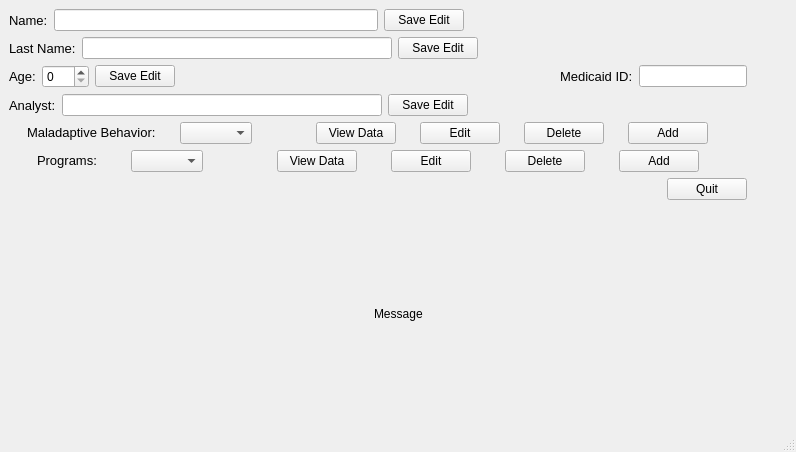
<?xml version="1.0" encoding="UTF-8"?>
<ui version="4.0">
 <class>MainWindow</class>
 <widget class="QMainWindow" name="MainWindow">
  <property name="geometry">
   <rect>
    <x>0</x>
    <y>0</y>
    <width>796</width>
    <height>452</height>
   </rect>
  </property>
  <property name="windowTitle">
   <string>Edit Data Kid View</string>
  </property>
  <widget class="QWidget" name="centralwidget">
   <layout class="QVBoxLayout" name="verticalLayout_3">
    <item>
     <layout class="QHBoxLayout" name="horizontalLayout">
      <item>
       <widget class="QLabel" name="label">
        <property name="font">
         <font>
          <pointsize>10</pointsize>
         </font>
        </property>
        <property name="text">
         <string>Name:</string>
        </property>
       </widget>
      </item>
      <item>
       <widget class="QLineEdit" name="kidName_lineEdit">
        <property name="font">
         <font>
          <pointsize>9</pointsize>
         </font>
        </property>
        <property name="readOnly">
         <bool>false</bool>
        </property>
       </widget>
      </item>
      <item>
       <widget class="QPushButton" name="edit_name">
        <property name="sizePolicy">
         <sizepolicy hsizetype="Minimum" vsizetype="Fixed">
          <horstretch>0</horstretch>
          <verstretch>0</verstretch>
         </sizepolicy>
        </property>
        <property name="maximumSize">
         <size>
          <width>16777215</width>
          <height>16777215</height>
         </size>
        </property>
        <property name="font">
         <font>
          <pointsize>9</pointsize>
         </font>
        </property>
        <property name="focusPolicy">
         <enum>Qt::NoFocus</enum>
        </property>
        <property name="text">
         <string>Save Edit</string>
        </property>
        <property name="iconSize">
         <size>
          <width>20</width>
          <height>20</height>
         </size>
        </property>
       </widget>
      </item>
      <item>
       <spacer name="horizontalSpacer_2">
        <property name="orientation">
         <enum>Qt::Horizontal</enum>
        </property>
        <property name="sizeHint" stdset="0">
         <size>
          <width>40</width>
          <height>20</height>
         </size>
        </property>
       </spacer>
      </item>
     </layout>
    </item>
    <item>
     <layout class="QHBoxLayout" name="horizontalLayout_6">
      <item>
       <widget class="QLabel" name="label_5">
        <property name="font">
         <font>
          <pointsize>10</pointsize>
         </font>
        </property>
        <property name="text">
         <string>Last Name:</string>
        </property>
       </widget>
      </item>
      <item>
       <widget class="QLineEdit" name="lineEdit">
        <property name="font">
         <font>
          <pointsize>9</pointsize>
         </font>
        </property>
        <property name="readOnly">
         <bool>false</bool>
        </property>
       </widget>
      </item>
      <item>
       <widget class="QPushButton" name="edit_last_name">
        <property name="font">
         <font>
          <pointsize>9</pointsize>
         </font>
        </property>
        <property name="focusPolicy">
         <enum>Qt::NoFocus</enum>
        </property>
        <property name="text">
         <string>Save Edit</string>
        </property>
       </widget>
      </item>
      <item>
       <spacer name="horizontalSpacer_10">
        <property name="orientation">
         <enum>Qt::Horizontal</enum>
        </property>
        <property name="sizeHint" stdset="0">
         <size>
          <width>40</width>
          <height>20</height>
         </size>
        </property>
       </spacer>
      </item>
     </layout>
    </item>
    <item>
     <layout class="QHBoxLayout" name="horizontalLayout_4">
      <item>
       <widget class="QLabel" name="label_2">
        <property name="sizePolicy">
         <sizepolicy hsizetype="Fixed" vsizetype="Fixed">
          <horstretch>0</horstretch>
          <verstretch>0</verstretch>
         </sizepolicy>
        </property>
        <property name="font">
         <font>
          <pointsize>10</pointsize>
         </font>
        </property>
        <property name="text">
         <string>Age:</string>
        </property>
       </widget>
      </item>
      <item>
       <widget class="QSpinBox" name="kidAge_spinBox">
        <property name="enabled">
         <bool>true</bool>
        </property>
        <property name="sizePolicy">
         <sizepolicy hsizetype="Fixed" vsizetype="Fixed">
          <horstretch>0</horstretch>
          <verstretch>0</verstretch>
         </sizepolicy>
        </property>
        <property name="font">
         <font>
          <pointsize>9</pointsize>
         </font>
        </property>
        <property name="focusPolicy">
         <enum>Qt::NoFocus</enum>
        </property>
        <property name="readOnly">
         <bool>false</bool>
        </property>
        <property name="maximum">
         <number>200</number>
        </property>
       </widget>
      </item>
      <item>
       <widget class="QPushButton" name="edit_age">
        <property name="sizePolicy">
         <sizepolicy hsizetype="Minimum" vsizetype="Fixed">
          <horstretch>0</horstretch>
          <verstretch>0</verstretch>
         </sizepolicy>
        </property>
        <property name="font">
         <font>
          <pointsize>9</pointsize>
         </font>
        </property>
        <property name="focusPolicy">
         <enum>Qt::NoFocus</enum>
        </property>
        <property name="text">
         <string>Save Edit</string>
        </property>
       </widget>
      </item>
      <item>
       <spacer name="horizontalSpacer">
        <property name="orientation">
         <enum>Qt::Horizontal</enum>
        </property>
        <property name="sizeType">
         <enum>QSizePolicy::Expanding</enum>
        </property>
        <property name="sizeHint" stdset="0">
         <size>
          <width>40</width>
          <height>20</height>
         </size>
        </property>
       </spacer>
      </item>
      <item>
       <widget class="QLabel" name="label_6">
        <property name="sizePolicy">
         <sizepolicy hsizetype="Fixed" vsizetype="Fixed">
          <horstretch>0</horstretch>
          <verstretch>0</verstretch>
         </sizepolicy>
        </property>
        <property name="font">
         <font>
          <pointsize>10</pointsize>
         </font>
        </property>
        <property name="text">
         <string>Medicaid ID:</string>
        </property>
       </widget>
      </item>
      <item>
       <widget class="QLineEdit" name="medicaidID_line_edit">
        <property name="sizePolicy">
         <sizepolicy hsizetype="Fixed" vsizetype="Fixed">
          <horstretch>0</horstretch>
          <verstretch>0</verstretch>
         </sizepolicy>
        </property>
        <property name="font">
         <font>
          <pointsize>9</pointsize>
         </font>
        </property>
        <property name="focusPolicy">
         <enum>Qt::NoFocus</enum>
        </property>
        <property name="readOnly">
         <bool>true</bool>
        </property>
       </widget>
      </item>
      <item>
       <spacer name="horizontalSpacer_13">
        <property name="orientation">
         <enum>Qt::Horizontal</enum>
        </property>
        <property name="sizeType">
         <enum>QSizePolicy::Fixed</enum>
        </property>
        <property name="sizeHint" stdset="0">
         <size>
          <width>40</width>
          <height>20</height>
         </size>
        </property>
       </spacer>
      </item>
     </layout>
    </item>
    <item>
     <layout class="QHBoxLayout" name="horizontalLayout_8">
      <item>
       <widget class="QLabel" name="label_7">
        <property name="font">
         <font>
          <pointsize>10</pointsize>
         </font>
        </property>
        <property name="text">
         <string>Analyst:</string>
        </property>
       </widget>
      </item>
      <item>
       <widget class="QLineEdit" name="lineEdit_2">
        <property name="font">
         <font>
          <pointsize>9</pointsize>
         </font>
        </property>
        <property name="readOnly">
         <bool>false</bool>
        </property>
       </widget>
      </item>
      <item>
       <widget class="QPushButton" name="edit_analyst">
        <property name="font">
         <font>
          <pointsize>9</pointsize>
         </font>
        </property>
        <property name="focusPolicy">
         <enum>Qt::NoFocus</enum>
        </property>
        <property name="text">
         <string>Save Edit</string>
        </property>
       </widget>
      </item>
      <item>
       <spacer name="horizontalSpacer_15">
        <property name="orientation">
         <enum>Qt::Horizontal</enum>
        </property>
        <property name="sizeHint" stdset="0">
         <size>
          <width>40</width>
          <height>20</height>
         </size>
        </property>
       </spacer>
      </item>
     </layout>
    </item>
    <item>
     <layout class="QHBoxLayout" name="horizontalLayout_3">
      <item>
       <widget class="QLabel" name="label_3">
        <property name="sizePolicy">
         <sizepolicy hsizetype="Fixed" vsizetype="Fixed">
          <horstretch>0</horstretch>
          <verstretch>0</verstretch>
         </sizepolicy>
        </property>
        <property name="font">
         <font>
          <pointsize>10</pointsize>
         </font>
        </property>
        <property name="text">
         <string>Maladaptive Behavior:</string>
        </property>
       </widget>
      </item>
      <item>
       <widget class="QComboBox" name="comboBox_3">
        <property name="sizePolicy">
         <sizepolicy hsizetype="Fixed" vsizetype="Fixed">
          <horstretch>0</horstretch>
          <verstretch>0</verstretch>
         </sizepolicy>
        </property>
        <property name="font">
         <font>
          <pointsize>9</pointsize>
         </font>
        </property>
       </widget>
      </item>
      <item>
       <spacer name="horizontalSpacer_4">
        <property name="orientation">
         <enum>Qt::Horizontal</enum>
        </property>
        <property name="sizeType">
         <enum>QSizePolicy::Fixed</enum>
        </property>
        <property name="sizeHint" stdset="0">
         <size>
          <width>40</width>
          <height>20</height>
         </size>
        </property>
       </spacer>
      </item>
      <item>
       <widget class="QPushButton" name="behavior_view_data__pushButton">
        <property name="sizePolicy">
         <sizepolicy hsizetype="Fixed" vsizetype="Fixed">
          <horstretch>0</horstretch>
          <verstretch>0</verstretch>
         </sizepolicy>
        </property>
        <property name="font">
         <font>
          <pointsize>9</pointsize>
         </font>
        </property>
        <property name="focusPolicy">
         <enum>Qt::NoFocus</enum>
        </property>
        <property name="text">
         <string>View Data</string>
        </property>
       </widget>
      </item>
      <item>
       <widget class="QPushButton" name="editBehavior_pushButton">
        <property name="sizePolicy">
         <sizepolicy hsizetype="Fixed" vsizetype="Fixed">
          <horstretch>0</horstretch>
          <verstretch>0</verstretch>
         </sizepolicy>
        </property>
        <property name="font">
         <font>
          <pointsize>9</pointsize>
         </font>
        </property>
        <property name="focusPolicy">
         <enum>Qt::NoFocus</enum>
        </property>
        <property name="text">
         <string>Edit</string>
        </property>
       </widget>
      </item>
      <item>
       <widget class="QPushButton" name="delete_behavior_pushButton">
        <property name="sizePolicy">
         <sizepolicy hsizetype="Fixed" vsizetype="Fixed">
          <horstretch>0</horstretch>
          <verstretch>0</verstretch>
         </sizepolicy>
        </property>
        <property name="font">
         <font>
          <pointsize>9</pointsize>
         </font>
        </property>
        <property name="focusPolicy">
         <enum>Qt::NoFocus</enum>
        </property>
        <property name="text">
         <string>Delete</string>
        </property>
       </widget>
      </item>
      <item>
       <widget class="QPushButton" name="addBehaviors_Button">
        <property name="sizePolicy">
         <sizepolicy hsizetype="Fixed" vsizetype="Fixed">
          <horstretch>0</horstretch>
          <verstretch>0</verstretch>
         </sizepolicy>
        </property>
        <property name="font">
         <font>
          <pointsize>9</pointsize>
         </font>
        </property>
        <property name="focusPolicy">
         <enum>Qt::NoFocus</enum>
        </property>
        <property name="text">
         <string>Add</string>
        </property>
       </widget>
      </item>
      <item>
       <spacer name="horizontalSpacer_3">
        <property name="orientation">
         <enum>Qt::Horizontal</enum>
        </property>
        <property name="sizeType">
         <enum>QSizePolicy::Fixed</enum>
        </property>
        <property name="sizeHint" stdset="0">
         <size>
          <width>60</width>
          <height>20</height>
         </size>
        </property>
       </spacer>
      </item>
     </layout>
    </item>
    <item>
     <layout class="QHBoxLayout" name="horizontalLayout_2">
      <item>
       <widget class="QLabel" name="label_4">
        <property name="sizePolicy">
         <sizepolicy hsizetype="Fixed" vsizetype="Fixed">
          <horstretch>0</horstretch>
          <verstretch>0</verstretch>
         </sizepolicy>
        </property>
        <property name="font">
         <font>
          <pointsize>10</pointsize>
         </font>
        </property>
        <property name="text">
         <string>Programs:</string>
        </property>
       </widget>
      </item>
      <item>
       <widget class="QComboBox" name="comboBox">
        <property name="sizePolicy">
         <sizepolicy hsizetype="Fixed" vsizetype="Fixed">
          <horstretch>0</horstretch>
          <verstretch>0</verstretch>
         </sizepolicy>
        </property>
        <property name="font">
         <font>
          <pointsize>9</pointsize>
         </font>
        </property>
       </widget>
      </item>
      <item>
       <spacer name="horizontalSpacer_5">
        <property name="orientation">
         <enum>Qt::Horizontal</enum>
        </property>
        <property name="sizeType">
         <enum>QSizePolicy::Fixed</enum>
        </property>
        <property name="sizeHint" stdset="0">
         <size>
          <width>40</width>
          <height>20</height>
         </size>
        </property>
       </spacer>
      </item>
      <item>
       <widget class="QPushButton" name="program_view_data__pushButton">
        <property name="sizePolicy">
         <sizepolicy hsizetype="Fixed" vsizetype="Fixed">
          <horstretch>0</horstretch>
          <verstretch>0</verstretch>
         </sizepolicy>
        </property>
        <property name="font">
         <font>
          <pointsize>9</pointsize>
         </font>
        </property>
        <property name="focusPolicy">
         <enum>Qt::NoFocus</enum>
        </property>
        <property name="text">
         <string>View Data</string>
        </property>
       </widget>
      </item>
      <item>
       <widget class="QPushButton" name="editProgram_pushButton">
        <property name="sizePolicy">
         <sizepolicy hsizetype="Fixed" vsizetype="Fixed">
          <horstretch>0</horstretch>
          <verstretch>0</verstretch>
         </sizepolicy>
        </property>
        <property name="font">
         <font>
          <pointsize>9</pointsize>
         </font>
        </property>
        <property name="focusPolicy">
         <enum>Qt::NoFocus</enum>
        </property>
        <property name="text">
         <string>Edit</string>
        </property>
       </widget>
      </item>
      <item>
       <widget class="QPushButton" name="delete_program_pushButton">
        <property name="sizePolicy">
         <sizepolicy hsizetype="Fixed" vsizetype="Fixed">
          <horstretch>0</horstretch>
          <verstretch>0</verstretch>
         </sizepolicy>
        </property>
        <property name="font">
         <font>
          <pointsize>9</pointsize>
         </font>
        </property>
        <property name="focusPolicy">
         <enum>Qt::NoFocus</enum>
        </property>
        <property name="text">
         <string>Delete</string>
        </property>
       </widget>
      </item>
      <item>
       <widget class="QPushButton" name="addProgram_Button">
        <property name="sizePolicy">
         <sizepolicy hsizetype="Fixed" vsizetype="Fixed">
          <horstretch>0</horstretch>
          <verstretch>0</verstretch>
         </sizepolicy>
        </property>
        <property name="font">
         <font>
          <pointsize>9</pointsize>
         </font>
        </property>
        <property name="focusPolicy">
         <enum>Qt::NoFocus</enum>
        </property>
        <property name="text">
         <string>Add</string>
        </property>
       </widget>
      </item>
      <item>
       <spacer name="horizontalSpacer_6">
        <property name="orientation">
         <enum>Qt::Horizontal</enum>
        </property>
        <property name="sizeType">
         <enum>QSizePolicy::Fixed</enum>
        </property>
        <property name="sizeHint" stdset="0">
         <size>
          <width>60</width>
          <height>20</height>
         </size>
        </property>
       </spacer>
      </item>
     </layout>
    </item>
    <item>
     <layout class="QHBoxLayout" name="horizontalLayout_5">
      <item>
       <spacer name="horizontalSpacer_8">
        <property name="orientation">
         <enum>Qt::Horizontal</enum>
        </property>
        <property name="sizeHint" stdset="0">
         <size>
          <width>40</width>
          <height>20</height>
         </size>
        </property>
       </spacer>
      </item>
      <item>
       <widget class="QPushButton" name="finish_pushButton">
        <property name="font">
         <font>
          <pointsize>9</pointsize>
         </font>
        </property>
        <property name="focusPolicy">
         <enum>Qt::NoFocus</enum>
        </property>
        <property name="text">
         <string>Quit</string>
        </property>
       </widget>
      </item>
      <item>
       <spacer name="horizontalSpacer_9">
        <property name="orientation">
         <enum>Qt::Horizontal</enum>
        </property>
        <property name="sizeType">
         <enum>QSizePolicy::Fixed</enum>
        </property>
        <property name="sizeHint" stdset="0">
         <size>
          <width>40</width>
          <height>20</height>
         </size>
        </property>
       </spacer>
      </item>
     </layout>
    </item>
    <item>
     <layout class="QHBoxLayout" name="horizontalLayout_7">
      <item>
       <spacer name="horizontalSpacer_11">
        <property name="orientation">
         <enum>Qt::Horizontal</enum>
        </property>
        <property name="sizeHint" stdset="0">
         <size>
          <width>40</width>
          <height>20</height>
         </size>
        </property>
       </spacer>
      </item>
      <item>
       <widget class="QLabel" name="message_label">
        <property name="font">
         <font>
          <pointsize>9</pointsize>
         </font>
        </property>
        <property name="text">
         <string>Message</string>
        </property>
       </widget>
      </item>
      <item>
       <spacer name="horizontalSpacer_12">
        <property name="orientation">
         <enum>Qt::Horizontal</enum>
        </property>
        <property name="sizeHint" stdset="0">
         <size>
          <width>40</width>
          <height>20</height>
         </size>
        </property>
       </spacer>
      </item>
     </layout>
    </item>
   </layout>
   <zorder></zorder>
  </widget>
  <widget class="QMenuBar" name="menubar">
   <property name="geometry">
    <rect>
     <x>0</x>
     <y>0</y>
     <width>796</width>
     <height>26</height>
    </rect>
   </property>
  </widget>
  <widget class="QStatusBar" name="statusbar"/>
 </widget>
 <resources/>
 <connections/>
</ui>
